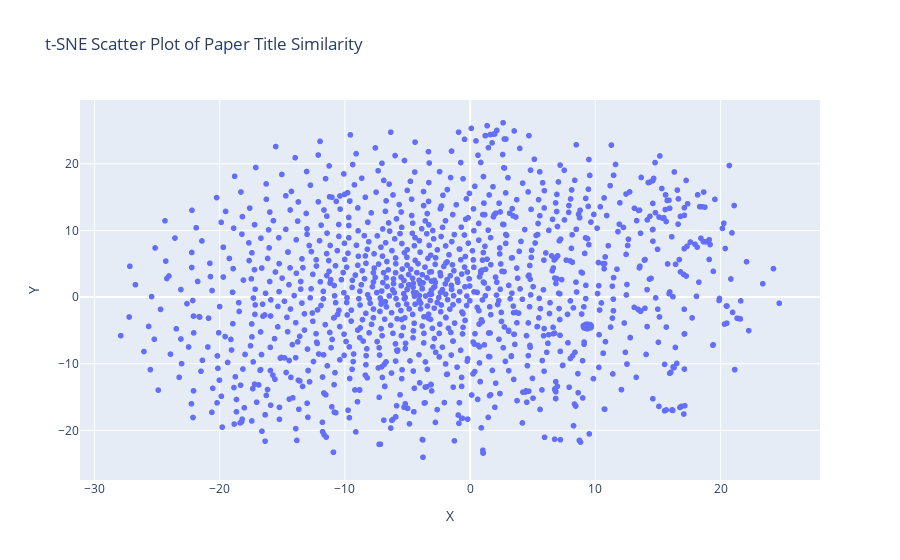

Source (notebook cell):
### Code cell
# Flatten the list of lists into a list of strings
flattened_titles = [' '.join(words) for words in preprocessed_titles]

# Convert the corpus to TF-IDF representation
vectorizer = TfidfVectorizer()
X = vectorizer.fit_transform(flattened_titles)

# Perform t-SNE dimensionality reduction
tsne = TSNE(n_components=2, random_state=42, init='random')
X_tsne = tsne.fit_transform(X)

# Create a DataFrame for the scatter plot
scatter_df = pd.DataFrame(X_tsne, columns=['X', 'Y'])

# Create the scatter plot
fig = px.scatter(scatter_df, x='X', y='Y', title='t-SNE Scatter Plot of Paper Title Similarity')

# Show the plot
fig.show()

### Figure 1 — Plotly figure (JSON) as saved in the notebook; plotly's stock layout.template omitted (floating-point values rounded to 4 significant figures; data arrays with more than 128 entries replaced by an {"elided": "..."} marker saying what was removed)
{"data": [{"hovertemplate": "X=%{x}<br>Y=%{y}<extra></extra>", "legendgroup": "", "marker": {"color": "#636efa", "symbol": "circle"}, "mode": "markers", "name": "", "showlegend": false, "type": "scattergl", "x": {"elided": "1242 float values"}, "xaxis": "x", "y": {"elided": "1242 float values"}, "yaxis": "y"}], "layout": {"legend": {"tracegroupgap": 0}, "title": {"text": "t-SNE Scatter Plot of Paper Title Similarity"}, "xaxis": {"anchor": "y", "domain": [0, 1], "title": {"text": "X"}}, "yaxis": {"anchor": "x", "domain": [0, 1], "title": {"text": "Y"}}}}
